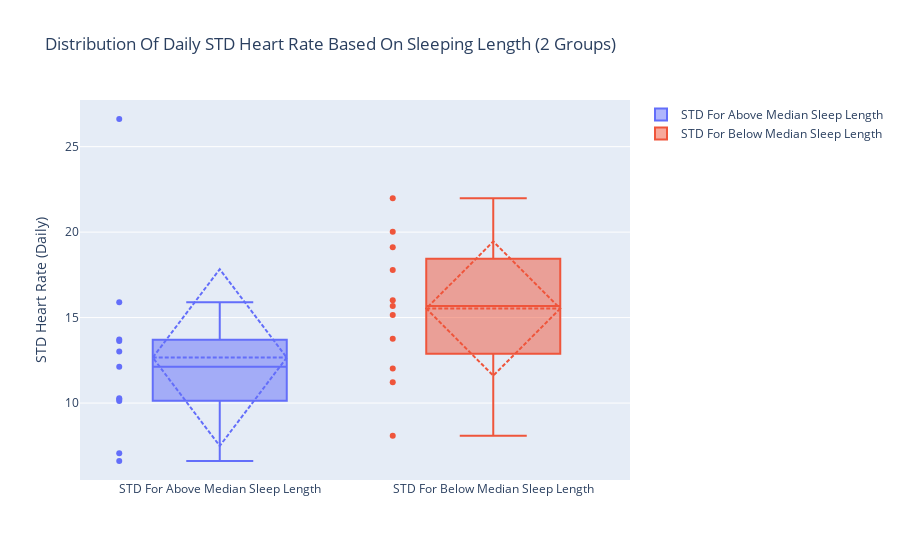

Notebook source saved alongside this figure:
### Code cell
start_date = '2016-04-12'
end_date = '2016-04-15'
Participant_chosen= "1503960366"
given = False
givenPar = False
i = 4


fig

### Figure 1 — Plotly figure (JSON) as saved in the notebook; plotly's stock layout.template omitted (floating-point values rounded to 4 significant figures)
{"data": [{"boxmean": "sd", "boxpoints": "all", "jitter": 0, "name": "STD For Above Median Sleep Length", "quartilemethod": "linear", "type": "box", "y": [13.01, 10.28, 13.72, 15.89, 13.63, 6.61, 26.62, 10.12, 7.059, 12.12, 10.21]}, {"boxmean": "sd", "boxpoints": "all", "jitter": 0, "name": "STD For Below Median Sleep Length", "quartilemethod": "inclusive", "type": "box", "y": [17.78, 15.67, 19.11, 13.76, 21.98, 16.01, 15.15, 12.02, 20.02, 11.22, 8.088]}], "layout": {"title": {"text": "Distribution Of Daily STD Heart Rate Based On Sleeping Length (2 Groups)"}, "yaxis": {"title": {"text": "STD Heart Rate (Daily)"}}}}
